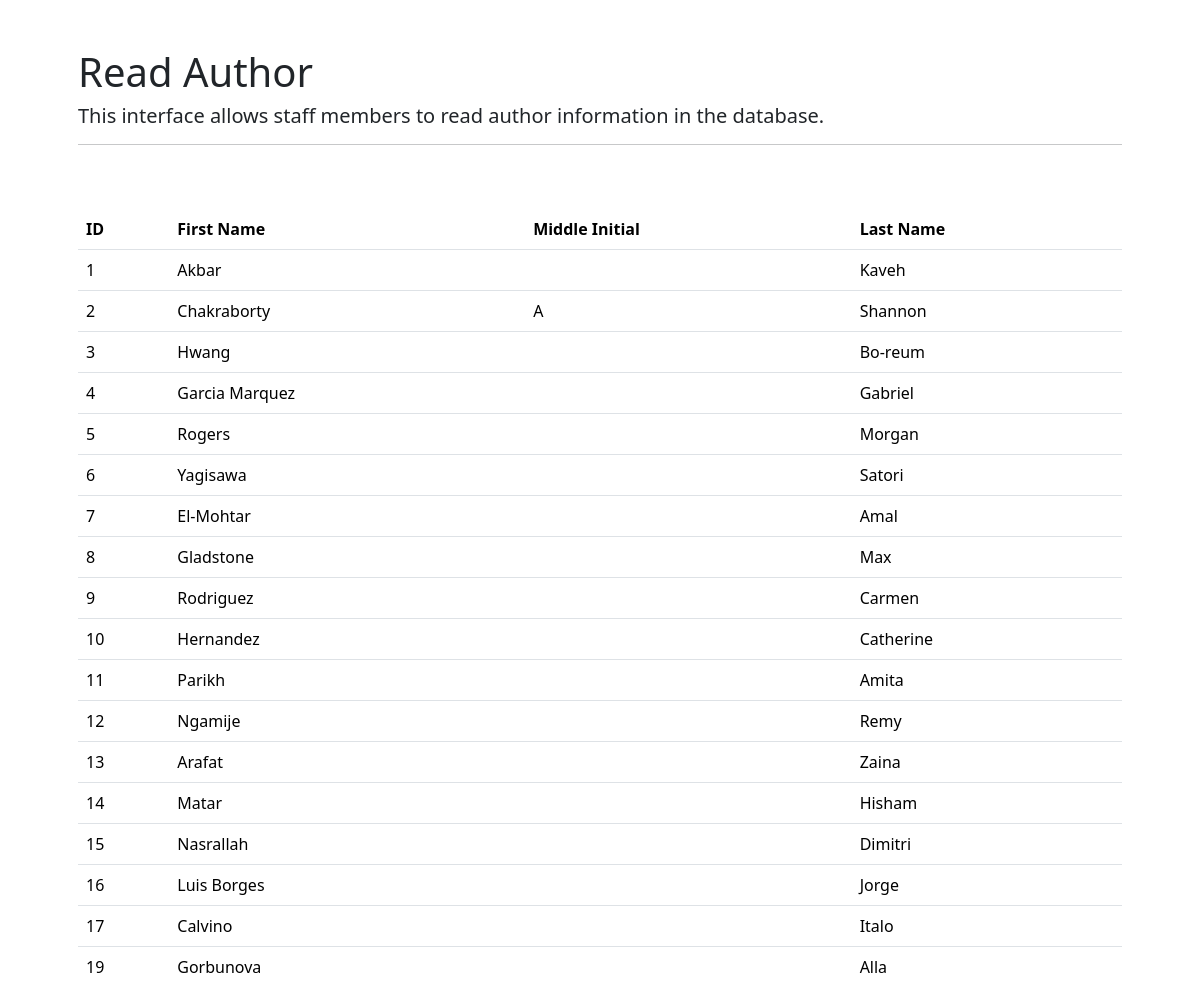
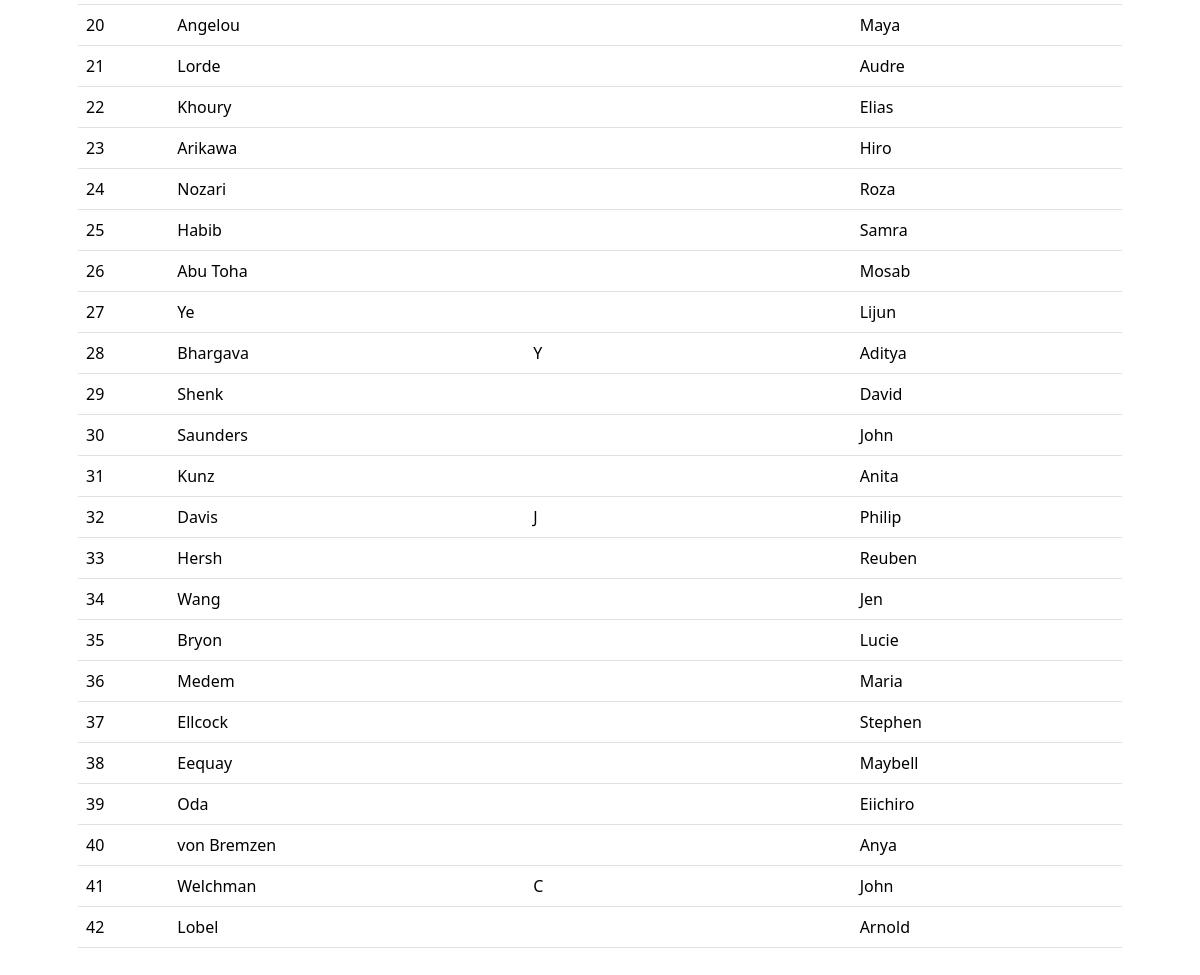
The page /final_project/read/read_author.php on the database its author committed (2 pictures, top to bottom).
### tables this page shows
CREATE TABLE author (
  author_id INT NOT NULL,
  author_lname VARCHAR(40) NOT NULL,
  author_initial VARCHAR(5),
  author_fname VARCHAR(40) NOT NULL,
  PRIMARY KEY (author_id)
);

### final_project/read/read_author.php (the view, shortened to what this page needs)
<?php
require_once '../connect.php';
$q1 = "SELECT * FROM author";
$stmt = $conn->prepare($q1);
$stmt->execute($i);
?>
<!DOCTYPE HTML>
<html>
    <head>
         <link href="https://cdn.jsdelivr.net/npm/bootstrap@5.3.8/dist/css/bootstrap.min.css" rel="stylesheet">
    </head>
    <body>
    <div class="container p-5">
        <h1>Read Author</h1>
        <h5>This interface allows staff members to read author information in the database.</h5>
        <hr/>
        <br><br>
        <table class="table">
                <thead>
                    <tr>
                    <th>ID</th>
                    <th>First Name</th>
                    <th>Middle Initial</th>
                    <th>Last Name</th>
                    </tr>
                </thead>
                <tbody>
                <?php
                    while($author = $stmt->fetch(PDO::FETCH_ASSOC)) { ?>
                    <tr>
                        <td><?php echo $author["author_id"];?></td>
                        <td><?php echo $author["author_lname"];?></td>
                        <td><?php echo $author["author_initial"];?></td>
                        <td><?php echo $author["author_fname"];?></td>
                    </tr>
                <?php
                    } ?>
                </tbody>
                </table>
    </div>
    </body>
</html>

### rows shown on the page
author: author_id "1", author_lname "Akbar", author_fname "Kaveh"
author: author_id "2", author_lname "Chakraborty", author_initial "A", author_fname "Shannon"
author: author_id "3", author_lname "Hwang", author_fname "Bo-reum"
author: author_id "4", author_lname "Garcia Marquez", author_fname "Gabriel"
author: author_id "5", author_lname "Rogers", author_fname "Morgan"
author: author_id "6", author_lname "Yagisawa", author_fname "Satori"
author: author_id "7", author_lname "El-Mohtar", author_fname "Amal"
author: author_id "8", author_lname "Gladstone", author_fname "Max"
author: author_id "9", author_lname "Rodriguez", author_fname "Carmen"
author: author_id "10", author_lname "Hernandez", author_fname "Catherine"
author: author_id "11", author_lname "Parikh", author_fname "Amita"
author: author_id "12", author_lname "Ngamije", author_fname "Remy"
author: author_id "13", author_lname "Arafat", author_fname "Zaina"
author: author_id "14", author_lname "Matar", author_fname "Hisham"
author: author_id "15", author_lname "Nasrallah", author_fname "Dimitri"
author: author_id "16", author_lname "Luis Borges", author_fname "Jorge"
author: author_id "17", author_lname "Calvino", author_fname "Italo"
author: author_id "19", author_lname "Gorbunova", author_fname "Alla"
author: author_id "20", author_lname "Angelou", author_fname "Maya"
author: author_id "21", author_lname "Lorde", author_fname "Audre"
author: author_id "22", author_lname "Khoury", author_fname "Elias"
author: author_id "23", author_lname "Arikawa", author_fname "Hiro"
author: author_id "24", author_lname "Nozari", author_fname "Roza"
author: author_id "25", author_lname "Habib", author_fname "Samra"
author: author_id "26", author_lname "Abu Toha", author_fname "Mosab"
author: author_id "27", author_lname "Ye", author_fname "Lijun"
author: author_id "28", author_lname "Bhargava", author_initial "Y", author_fname "Aditya"
author: author_id "29", author_lname "Shenk", author_fname "David"
author: author_id "30", author_lname "Saunders", author_fname "John"
author: author_id "31", author_lname "Kunz", author_fname "Anita"
author: author_id "32", author_lname "Davis", author_initial "J", author_fname "Philip"
author: author_id "33", author_lname "Hersh", author_fname "Reuben"
author: author_id "34", author_lname "Wang", author_fname "Jen"
author: author_id "35", author_lname "Bryon", author_fname "Lucie"
author: author_id "36", author_lname "Medem", author_fname "Maria"
author: author_id "37", author_lname "Ellcock", author_fname "Stephen"
author: author_id "38", author_lname "Eequay", author_fname "Maybell"
author: author_id "39", author_lname "Oda", author_fname "Eiichiro"
author: author_id "40", author_lname "von Bremzen", author_fname "Anya"
author: author_id "41", author_lname "Welchman", author_initial "C", author_fname "John"
author: author_id "42", author_lname "Lobel", author_fname "Arnold"
